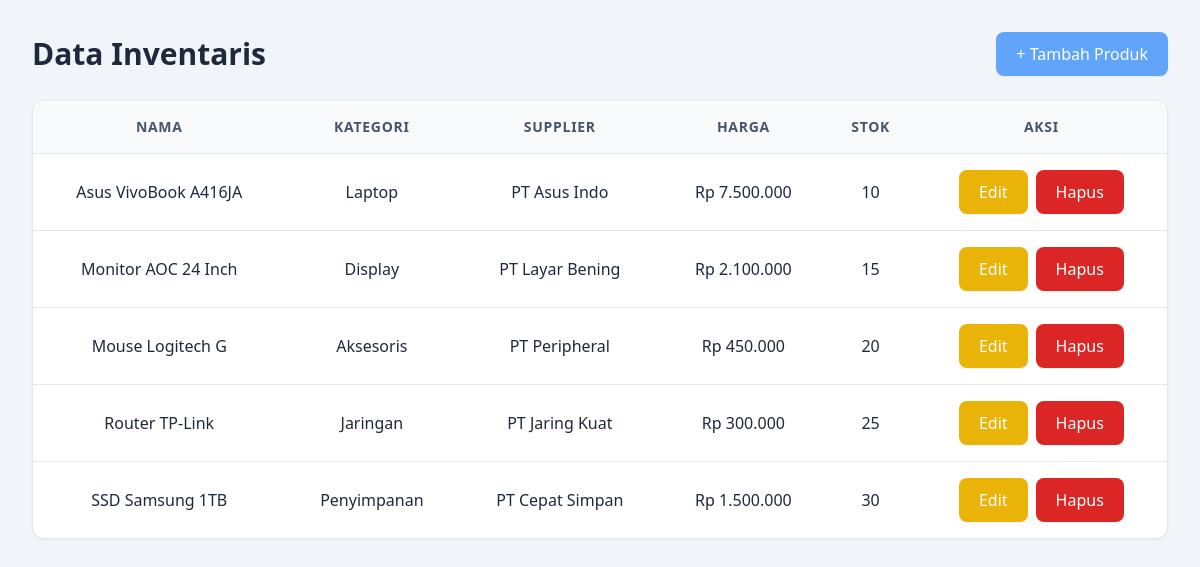
The page / on the database its author committed.
### tables this page shows
CREATE TABLE product (
    id INT AUTO_INCREMENT PRIMARY KEY,
    name VARCHAR(150) NOT NULL,
    category_id INT NOT NULL,
    supplier_id INT NOT NULL,
    price DECIMAL(12,2) NOT NULL,
    stock INT NOT NULL DEFAULT 0,
    FOREIGN KEY (category_id) REFERENCES categories (id),
    FOREIGN KEY (supplier_id) REFERENCES suppliers (id)
);

CREATE TABLE categories (
    id INT AUTO_INCREMENT PRIMARY KEY,
    name VARCHAR(100) NOT NULL
);

CREATE TABLE suppliers (
    id INT AUTO_INCREMENT PRIMARY KEY,
    name VARCHAR(100) NOT NULL,
    phone VARCHAR(20)
);

### index.php (the view, shortened to what this page needs)
<?php
$pdo = Database::getInstance()->getConnection();
$sql = "SELECT p.id, p.name, p.price, p.stock, c.name AS category, s.name AS supplier
FROM product p
JOIN categories c ON p.category_id = c.id
JOIN suppliers s ON p.supplier_id = s.id
ORDER BY p.name";
$stmt = $pdo->query($sql);
$product = $stmt->fetchAll();
?>
<!DOCTYPE html>
<html lang="en">
<head>
    <script src="https://cdn.tailwindcss.com"></script>
</head>
<body class="bg-slate-100 min-h-screen p-8">
    <div class="max-w-6xl mx-auto">
        <div class="flex justify-between items-center mb-6">
            <h1 class="text-3xl font-bold text-slate-800">Data Inventaris</h1>
            <a href="create.php" class="bg-blue-400 hover:bg-blue-700 text-white
            px-5 py-2.5 rounded-lg font-medium transition-colors shadow-sm">
                + Tambah Produk
            </a>
        </div>
        <div class="bg-white rounded-xl shadow-sm overflow-hidden border border-slate-200">
            <table class="w-full text-center border-collapse">
                <thead>
                    <tr class="bg-slate-50 border-b border-slate-200 text-slate-600 uppercase text-sm tracking-wider">
                        <th class="p-4 font-semibold">Nama</th>
                        <th class="p-4 font-semibold">Kategori</th>
                        <th class="p-4 font-semibold">Supplier</th>
                        <th class="p-4 font-semibold">Harga</th>
                        <th class="p-4 font-semibold">Stok</th>
                        <th class="p-4 font-semibold">Aksi</th>
                    </tr>
                </thead>
                <tbody class="divide-y divide-slate-200">
                    <?php foreach ($product as $p): ?>
                        <tr class="hover:bg-slate-50 transition-colors">
                            <td class="p-4 text-slate-800 font-medium"><?= htmlspecialchars($p['name']) ?></td>
                            <td class="p-4 text-slate-800 font-medium"><?= htmlspecialchars($p['category']) ?></td>
                            <td class="p-4 text-slate-800 font-medium"><?= htmlspecialchars($p['supplier']) ?></td>
                            <td class="p-4 text-slate-800 font-medium">Rp <?= number_format($p['price'],0,',','.') ?></td>
                            <td class="p-4 text-slate-800 font-medium"><?= (int)$p['stock'] ?></td>
                            <td class="p-4 flex justify-center gap-2">
                                <a href="edit.php?id=<?= $p['id'] ?>" class="bg-yellow-500 hover:bg-yellow-600 text-white
                                px-5 py-2.5 rounded-lg font-medium transition-colors shadow-sm">Edit</a>
                                <form method="POST" action="delete.php" style="display:inline;" onsubmit="return confirm('Hapus produk ini?')">
                                    <button type="submit" class="bg-red-600 hover:bg-red-700 text-white
                                    px-5 py-2.5 rounded-lg font-medium transition-colors shadow-sm">Hapus</button>
                                </form>
                            </td>
                        </tr>
                    <?php endforeach; ?>
                </tbody>
            </table>
        </div>
    </div>
</body>
</html>

### rows shown on the page
product: name "Asus VivoBook A416JA", category.name "Laptop", supplier.name "PT Asus Indo", price "7.500.000", stock "10"
product: name "Monitor AOC 24 Inch", category.name "Display", supplier.name "PT Layar Bening", price "2.100.000", stock "15"
product: name "Mouse Logitech G", category.name "Aksesoris", supplier.name "PT Peripheral", price "450.000", stock "20"
product: name "Router TP-Link", category.name "Jaringan", supplier.name "PT Jaring Kuat", price "300.000", stock "25"
product: name "SSD Samsung 1TB", category.name "Penyimpanan", supplier.name "PT Cepat Simpan", price "1.500.000", stock "30"
